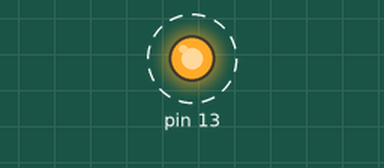
Recording of a sketch running on a simulated Arduino Uno, built with avr-gcc and run on an emulated ATmega328P. On the bench: output pins drawn as LEDs (lit = HIGH). Dashed ring = blinking. What the sketch prints to the serial monitor is not drawn.

Above: at 1.02 s.
Timing chart, 0 to 4.0 s (numbered marks = the images above):
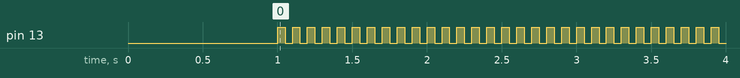

Measured:
- by itself, pin 13: alternates HIGH for 0.05 s and LOW for 0.05 s

The sketch:

arduinoUNOBlink.ino
```cpp
void setup() {
  Serial.begin(9600);
  delay(1000);

  Serial.println("## 1764Snippets");
  Serial.println("## Hardware Arduino UNO Blink");
  pinMode(13, OUTPUT);
}

void loop() {
  digitalWrite(13, HIGH);   // Turn the LED on
  delay(50);                // Keep it on for 500 milliseconds
  digitalWrite(13, LOW);    // Turn the LED off
  delay(50);                // Keep it off for 250 milliseconds
}
```
